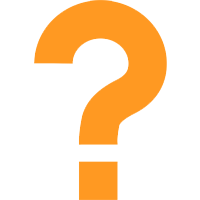
#> input picture effect/questionSmall.png, 200 x 200 px, found by its file name
$ python webcamPNG.py
#> lines starting #> are read from the running program, lines starting #| are printed output that depends on the picture
#!/usr/bin/python3
import cv2
from PIL import Image
import numpy as np


def loadIMG(fileName):
    # load the overlay image. size should be smaller than video frame size
    # img = cv2.imread('questionSmall.png')
#> called with fileName = '.\\effect\\questionSmall.png'
    img = Image.open(fileName).convert('RGBA')
#> img is the input picture: PIL image 200x200 RGBA; mean R, G, B, A 255, 226.9, 194.2, 69.8
    R, G, B, A = img.split()
#> R: PIL image 200x200 L; every value is 255
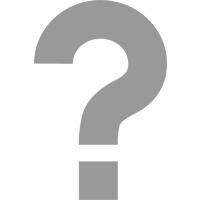
#> G: PIL image 200x200 L; min 146, max 255, mean 226.9
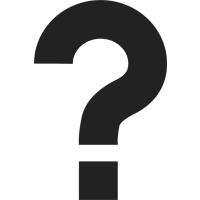
#> B: PIL image 200x200 L; min 33, max 255, mean 194.2
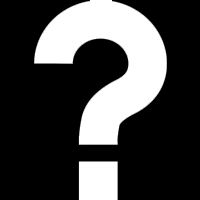
#> A: PIL image 200x200 L; min 0, max 255, mean 69.8
    img = Image.merge('RGBA', (B, G, R, A))
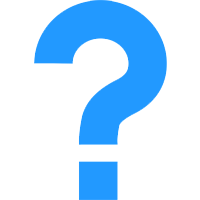
#> img: PIL image 200x200 RGBA; mean R, G, B, A 194.2, 226.9, 255, 69.8; transparent parts drawn white
    return img


def webcamWithPNG():
    # Capture frame-by-frame
    ret, frame = cap.read()
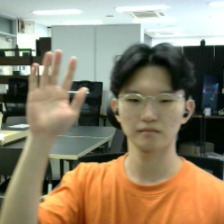
#> input picture image/question/102.jpg, 224 x 224 px, given in place of the camera
#> frame is the input picture: shape (224, 224, 3); mean B, G, R 107.6, 131.8, 144.2

    # # add image to frame
    # frame[y:y+img_height, x:x+img_width] = img

    # Make PIL image from frame, paste in speedo, revert to OpenCV frame
    pilim = Image.fromarray(frame)
    pilim.paste(img, box=(0, 20), mask=img)
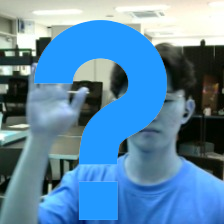
#> pilim: PIL image 224x224 RGB; mean R, G, B 92.8, 137.7, 170.3
    frame = np.array(pilim)
    return frame


def showWebcam(frame):
    while(True):
        # Display the resulting frame
        cv2.imshow('Webcam & PNG Test', frame)

        # Exit if ESC key is pressed
        if cv2.waitKey(20) & 0xFF == 27:
#> (key Esc is pressed here)
            break


if __name__ == "__main__":
    # load image through the loadIMG function
    img = loadIMG('.\\effect\\questionSmall.png')

    # Start Capture - 0 for Window, 1 for Mac
    cap = cv2.VideoCapture(1)

    # Get frame dimensions
    frame_width = cap.get(cv2.CAP_PROP_FRAME_WIDTH)
    frame_height = cap.get(cv2.CAP_PROP_FRAME_HEIGHT)

    # Start webcam with PNG
    frame = webcamWithPNG()
    showWebcam(frame)

    # When everything done, release the capture
    cap.release()
    cv2.destroyAllWindows()
